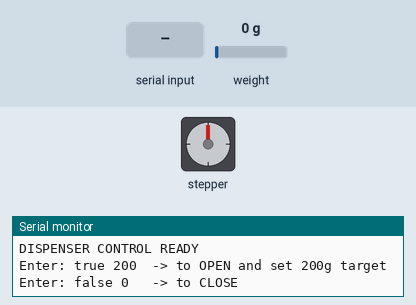
A sketch run on a simulated Arduino Uno, built with avr-gcc and run on an emulated ATmega328P. Shown: stepper motor, the last lines printed to the serial monitor. Inputs (shaded band) come from the test bench; at power-on: weight on the scale 0 g. Stepper angles assume 2048 steps per turn.

Above: at 4.7 s.
4.8 s: "true 1\n" received over Serial
At 14.07 s:
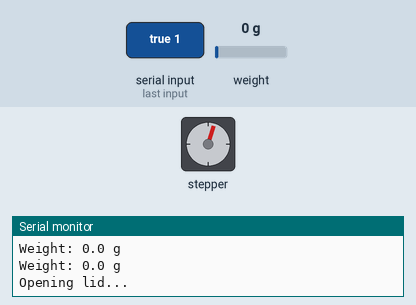
At 14.9 s:
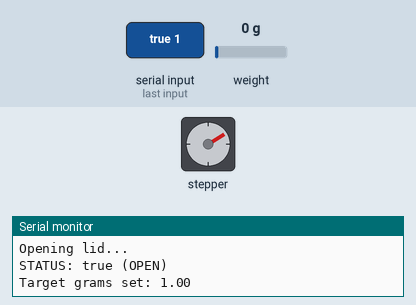
15.1 s: "false 1\n" received over Serial
At 20.47 s:
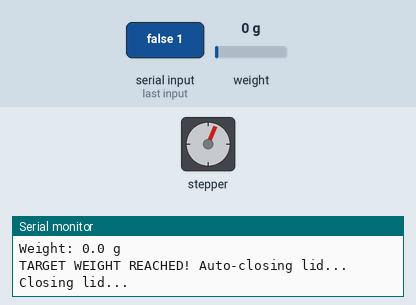
21.5 s: "true\n" received over Serial
27.3 s: "90 45\n" received over Serial
33.8 s: weight on the scale set to 1250 g
Timing chart, 0 to 36.3 s (numbered marks = the images above; inputs shaded):
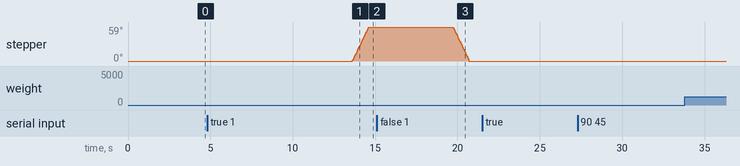

The sketch:

Stepper-LoadCell-Cat.ino
```cpp
#include <Stepper.h>
#include "HX711.h"


const int stepsPerRevolution = 2048;
Stepper stepper(stepsPerRevolution, 7, 6, 5, 4);

float currentAngle = 0;

#define DT 2
#define SCK 3

HX711 scale;
float calibration_factor = 471709.53;


bool targetOpen = false;
float targetGrams = 0;
bool autoCloseTriggered = false;

float tolerance = 3.0;

void setup() {
  Serial.begin(9600);
  stepper.setSpeed(10);


  scale.begin(DT, SCK);
  scale.set_scale(calibration_factor);

  delay(1000);
  Serial.println("Make sure NO weight is on the scale now...");
  delay(1500);

  scale.tare();

  Serial.println("\nDISPENSER CONTROL READY");
  Serial.println("Enter: true 200  -> to OPEN and set 200g target");
  Serial.println("Enter: false 0   -> to CLOSE");
}

void loop() {


  float weightKg = scale.get_units(50);
  if (weightKg < 0) weightKg = 0;

  float weightGrams = weightKg * 1000.0;

  Serial.print("Weight: ");
  Serial.print(weightGrams, 1);
  Serial.println(" g");


  if (targetOpen == true && targetGrams > 0) {

    if (!autoCloseTriggered) {

      float minReach = targetGrams - tolerance;
      float maxReach = targetGrams + tolerance;

      if (weightGrams >= minReach && weightGrams <= maxReach) {
        Serial.println("TARGET WEIGHT REACHED! Auto-closing lid...");
        closeLid();
        autoCloseTriggered = true;
      }
    }
  }


  if (Serial.available() > 0) {

    String input = Serial.readStringUntil('\n');
    input.trim();
    input.toLowerCase();

    int spaceIndex = input.indexOf(' ');
    if (spaceIndex < 0) {
      Serial.println("Invalid format! Use: true 200");
      return;
    }

    String boolPart = input.substring(0, spaceIndex);
    String gramPart = input.substring(spaceIndex + 1);


    if (boolPart == "true") {
      targetOpen = true;
    }
    else if (boolPart == "false") {
      targetOpen = false;
    }
    else {
      Serial.println("Invalid boolean! Use true or false.");
      return;
    }


    targetGrams = gramPart.toFloat();
    autoCloseTriggered = false;


    if (targetOpen == true) {
      openLid();
      Serial.print("Target grams set: ");
      Serial.println(targetGrams);
    }
    else {
      closeLid();
      targetGrams = 0;
    }
  }

  delay(80);
}


void openLid() {
  if (currentAngle == 60) {
    Serial.println("LID ALREADY OPEN");
    return;
  }

  Serial.println("Opening lid...");
  moveToAngle(60);
  currentAngle = 60;
  Serial.println("STATUS: true (OPEN)");
}

void closeLid() {
  if (currentAngle == 0) {
    Serial.println("LID ALREADY CLOSED");
    return;
  }

  Serial.println("Closing lid...");
  moveToAngle(0);
  currentAngle = 0;
  Serial.println("STATUS: false (CLOSED)");
}

void moveToAngle(float targetAngle) {
  float diff = targetAngle - currentAngle;
  int stepsToMove = (2048.0 * diff) / 360.0;
  stepper.step(stepsToMove);
}
```

Measured:
- after the input at 4.8 s, stepper: turns 59° clockwise in 0.98 s, starting after 8.8 s
